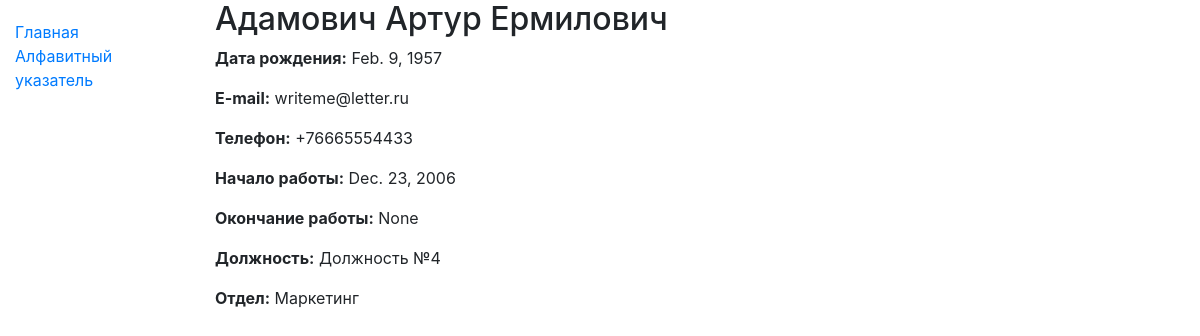
Screenshot of /employees/178/ with the database file from the repository.
### employees/models.py (models this page shows, shortened)
class Employee(models.Model):
    first_name = models.CharField(verbose_name="Имя", max_length=50)
    middle_name = models.CharField(verbose_name="Отчество", max_length=50)
    last_name = models.CharField(verbose_name="Фамилия", max_length=50)
    birthday = models.DateField(verbose_name="Дата рождения")
    email = models.EmailField(verbose_name="e-mail")
    phone = PhoneField(verbose_name="Телефон")
    begin_work = models.DateField(verbose_name="Начало работы")
    end_work = models.DateField(verbose_name="Окончание работы", blank=True, null=True, help_text="Введите дату увольнения сотрудника")
    position = models.CharField(verbose_name="Должность", max_length=200)
    department = models.ForeignKey(Department, on_delete=models.SET_NULL, blank=True, null=True, verbose_name="Отдел")
    class Meta:
        db_table = "employee"
        ordering = ["last_name", "first_name", "middle_name"]
    def display_last_name(self):
        return '{0} {1} {2}'.format(self.last_name, self.first_name, self.middle_name)
    display_last_name.short_description = "Ф.И.О."

class Department(models.Model):
    name = models.CharField(verbose_name="Название отдела", max_length=200)
    class Meta:
        db_table = "department"
        ordering = ["-name"]
    def __str__(self):
        return self.name

### employees/views.py (the view)
# urls.py: path('<int:pk>/', views.EmployeeDetail.as_view(), name='employee-detail'),
class EmployeeDetail(generic.DetailView):
    model = models.Employee
    context_object_name = 'employee'
    template_name = 'employees/employee_detail.html'

### employees/templates/employees/employee_detail.html (shortened to what this page needs)
{% extends "base.html" %}
{% block content %}
    <h2>{{ employee.display_last_name }}</h2>
    <p><strong>Дата рождения:</strong> {{ employee.birthday }}</p>
    <p><strong>E-mail:</strong> {{ employee.email }}</p>
    <p><strong>Телефон:</strong> {{ employee.phone }}</p>
    <p><strong>Начало работы:</strong> {{ employee.begin_work }}</p>
    <p><strong>Окончание работы:</strong> {{ employee.end_work }}</p>
    <p><strong>Должность:</strong> {{ employee.position }}</p>
    <p><strong>Отдел:</strong> {{ employee.department }}</p>
{% endblock %}

### rows the page displays
Employee: display_last_name "Адамович Артур Ермилович", birthday "Feb. 9, 1957", email "writeme@letter.ru", phone "+76665554433", begin_work "Dec. 23, 2006", end_work "None", position "Должность №4", department "Маркетинг"
